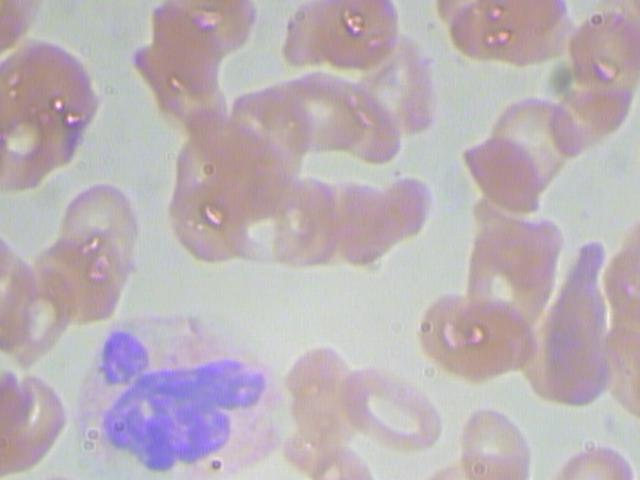
#> input picture data/images/BloodImage_00001.jpg, 640 x 480 px
$ python -i remove_white_cells.py   (imports and definitions only)
#> lines starting #> are read from the running program, lines starting #| are printed output that depends on the picture; after the words box and inside, x2 and y2 are one past the last pixel; in counts of white or black regions, pixels touching at a corner belong together
#> further down, picture is the input picture: shape (480, 640, 3); mean B, G, R 182.9, 177.2, 187.9
import cv2
import numpy as np
import matplotlib.pyplot as plt

def RemoveWhiteCells(img):
    hsv = cv2.cvtColor(img, cv2.COLOR_BGR2HSV)
#> hsv: shape (480, 640, 3); mean H, S, V 91.4, 25.9, 193.1

    # Mantendo apenas as células brancas
    lower_red = np.array([140, 50, 50])
    upper_red = np.array([255, 255, 255])

    # Máscara que guarda o range que as células se encontram

    mask = cv2.inRange(hsv, lower_red, upper_red)
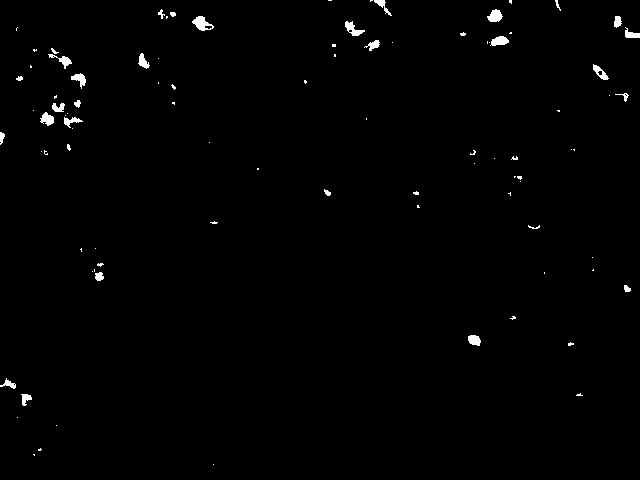
#> mask: shape (480, 640); 0.87% white; 91 white regions (61 under 20 px), largest, box (x1, y1, x2, y2) and area: (192, 16, 214, 31) 176, (487, 9, 503, 22) 139, (345, 21, 365, 36) 138

    # Agora, "limpa" os ruídos mínimos pretos e brancos que estão na imagem
    kernel = np.ones((5,5),np.uint8)
    mask = cv2.morphologyEx(mask, cv2.MORPH_CLOSE, kernel)
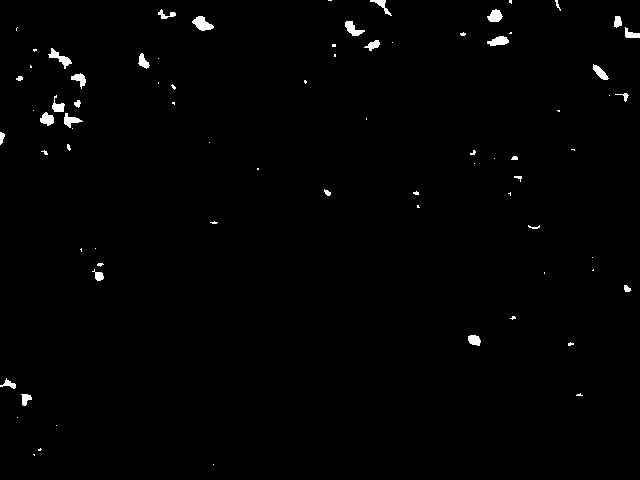
#> mask: shape (480, 640); 0.95% white; 76 white regions (46 under 20 px), largest, box (x1, y1, x2, y2) and area: (192, 16, 214, 31) 192, (48, 48, 72, 69) 168, (345, 21, 365, 36) 151
    mask = cv2.morphologyEx(mask, cv2.MORPH_OPEN, kernel)
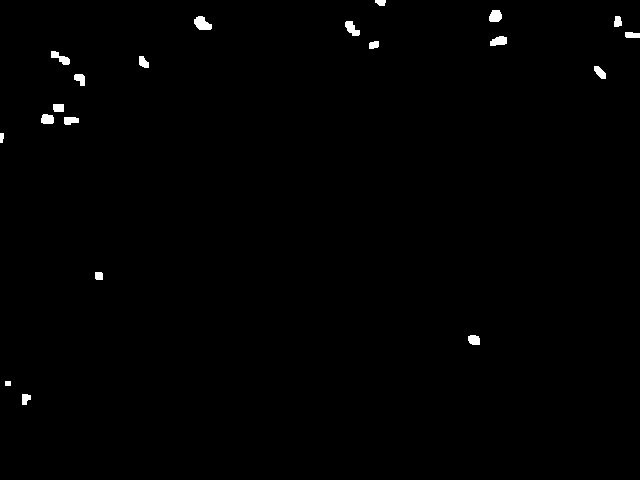
#> mask: shape (480, 640); 0.61% white; 20 white regions, largest, box (x1, y1, x2, y2) and area: (194, 16, 212, 30) 176, (345, 21, 360, 36) 135, (51, 51, 70, 65) 133

    # Segmentanto as células brancas, só elas irão aparecer
    result = cv2.bitwise_and(img, img, mask=mask)

    return result

>>> import cv2
>>> picture = cv2.imread('../../data/images/BloodImage_00001.jpg')
>>> result = RemoveWhiteCells(picture)

$ run again, on data/images/BloodImage_00004.jpg
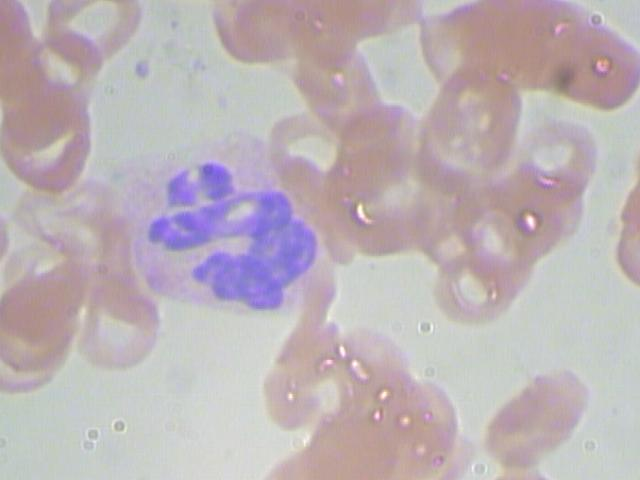
#> input picture data/images/BloodImage_00004.jpg, 640 x 480 px
#> picture is the input picture: shape (480, 640, 3); mean B, G, R 182.3, 177.9, 188.3
#> hsv: shape (480, 640, 3); mean H, S, V 84.5, 26.4, 193.8
#> in RemoveWhiteCells, `mask = cv2.inRange(hsv, lower_red, upper_red)`:
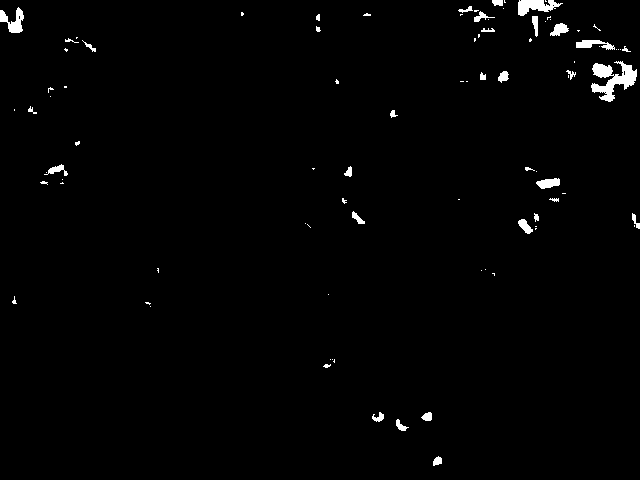
#> mask: shape (480, 640); 1.3% white; 91 white regions (57 under 20 px), largest, box (x1, y1, x2, y2) and area: (591, 61, 637, 102) 896, (518, 0, 563, 16) 420, (0, 7, 24, 33) 312
#> in RemoveWhiteCells, `mask = cv2.morphologyEx(mask, cv2.MORPH_OPEN, kernel)`:
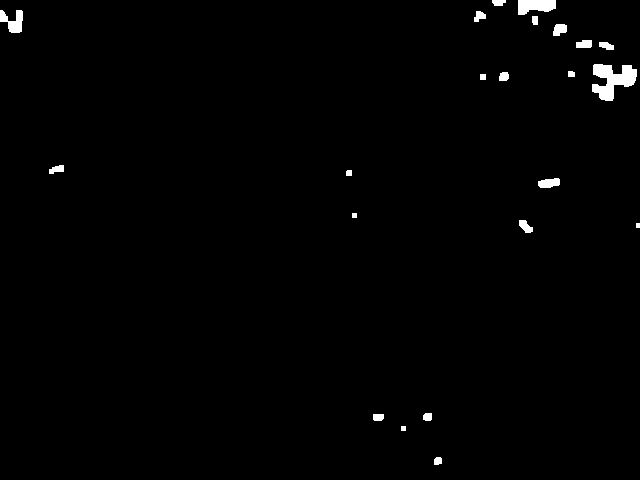
#> mask: shape (480, 640); 1% white; 22 white regions, largest, box (x1, y1, x2, y2) and area: (592, 64, 637, 101) 952, (518, 0, 556, 15) 442, (0, 10, 23, 33) 313

$ run again, on data/images/BloodImage_00011.jpg
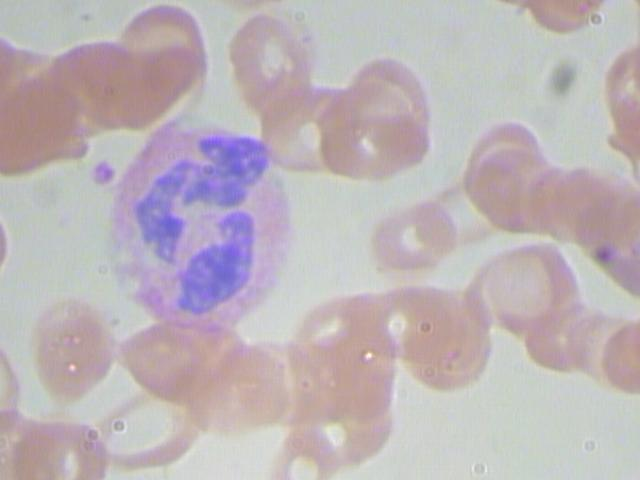
#> input picture data/images/BloodImage_00011.jpg, 640 x 480 px
#> picture is the input picture: shape (480, 640, 3); mean B, G, R 184.1, 179.8, 189.2
#> hsv: shape (480, 640, 3); mean H, S, V 83, 25.8, 195.1
#> in RemoveWhiteCells, `mask = cv2.inRange(hsv, lower_red, upper_red)`:
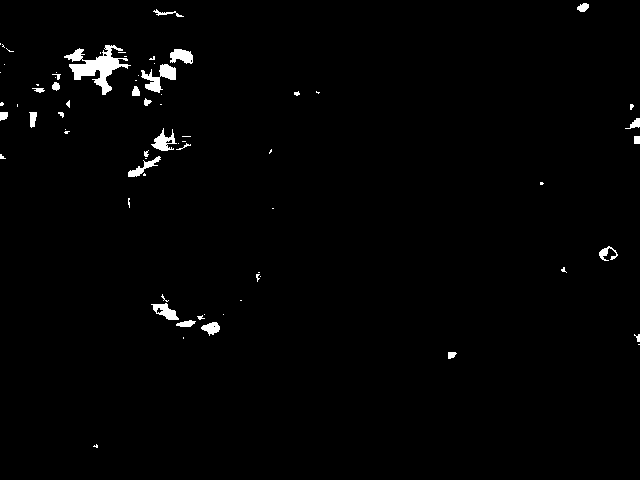
#> mask: shape (480, 640); 1.3% white; 72 white regions (44 under 20 px), largest, box (x1, y1, x2, y2) and area: (64, 45, 131, 95) 1198, (141, 64, 176, 93) 450, (151, 128, 177, 151) 269
#> in RemoveWhiteCells, `mask = cv2.morphologyEx(mask, cv2.MORPH_OPEN, kernel)`:
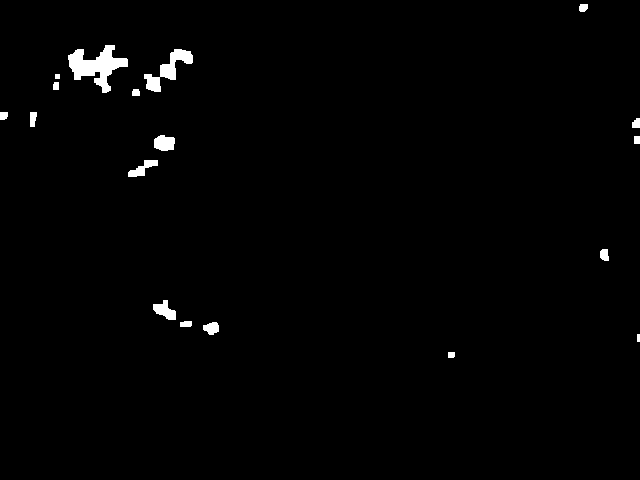
#> mask: shape (480, 640); 1.2% white; 18 white regions, largest, box (x1, y1, x2, y2) and area: (68, 45, 128, 93) 1304, (144, 49, 193, 92) 723, (154, 135, 175, 151) 274

$ run again, on data/images/BloodImage_00017.jpg
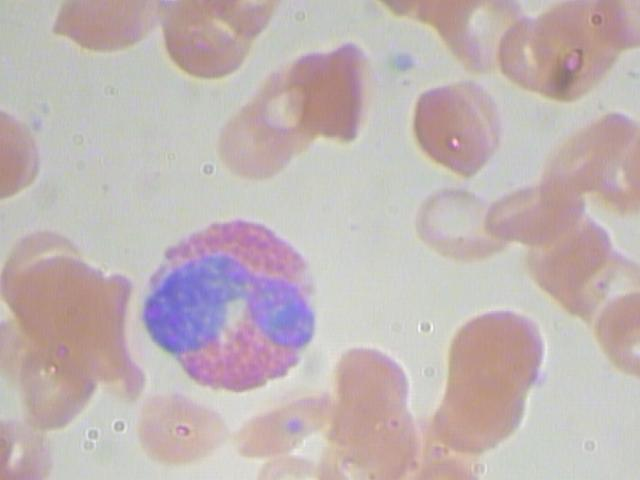
#> input picture data/images/BloodImage_00017.jpg, 640 x 480 px
#> picture is the input picture: shape (480, 640, 3); mean B, G, R 180.2, 180.2, 193
#> hsv: shape (480, 640, 3); mean H, S, V 57.1, 28, 196
#> in RemoveWhiteCells, `mask = cv2.inRange(hsv, lower_red, upper_red)`:
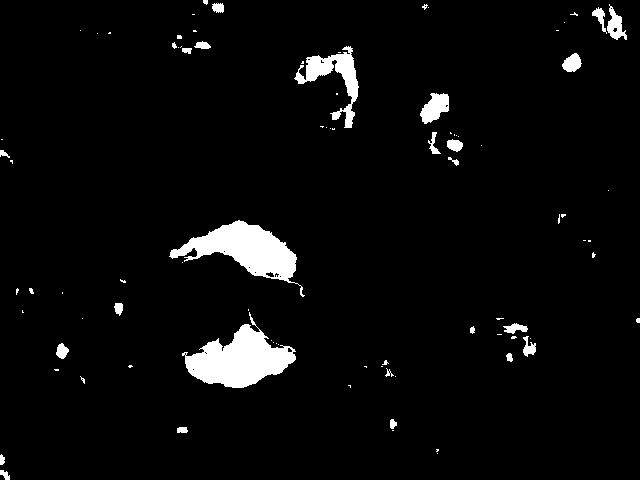
#> mask: shape (480, 640); 4.2% white; 88 white regions (60 under 20 px), largest, box (x1, y1, x2, y2) and area: (182, 312, 296, 388) 4153, (169, 220, 305, 297) 3825, (294, 46, 359, 128) 1618
#> in RemoveWhiteCells, `result = cv2.bitwise_and(img, img, mask=mask)`:
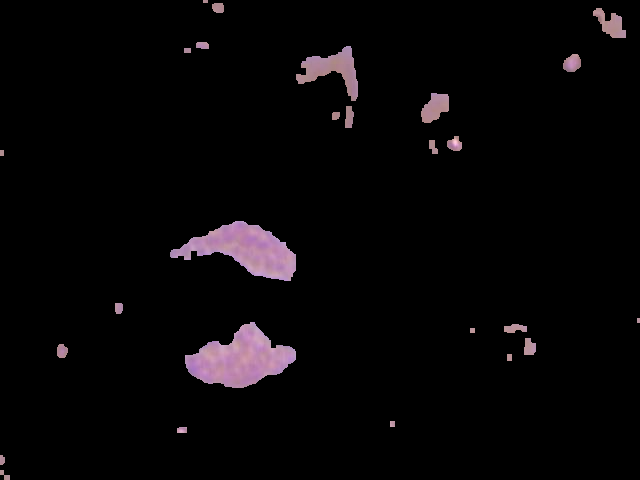
#> result: shape (480, 640, 3); mean B, G, R 6.8, 5.7, 7.5
